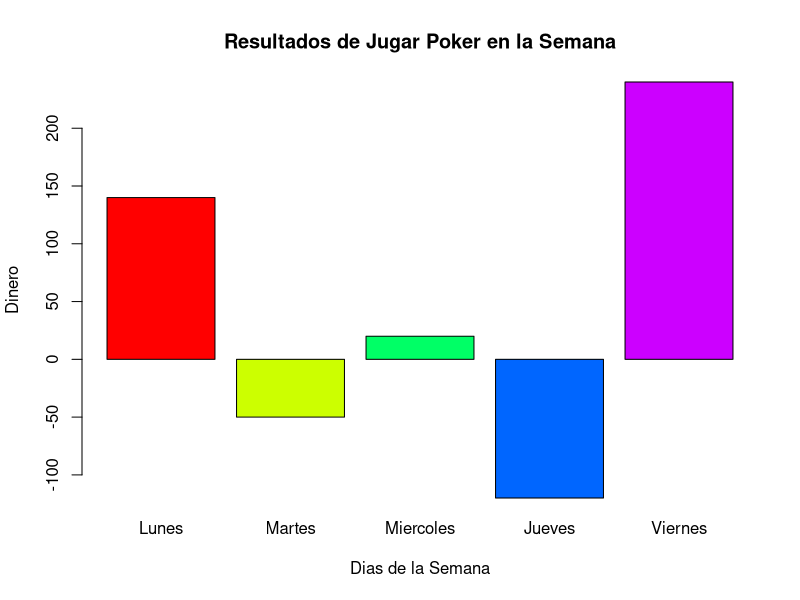

Write R code to recreate this figure.
# Ejercicio 1
# R Acción - Parte 1

#Creamos el vector con los datos
poker_money <- c(140, -50, 20, -120, 240)
# Asignamos nombres con los días de la semana
names(poker_money) = c("Lunes", "Martes", "Miercoles", "Jueves", "Viernes")
# Creamos el gráfico de barras
barplot(poker_money, main = "Resultados de Jugar Poker en la Semana",
    xlab = "Dias de la Semana", ylab= "Dinero", names.arg = names(poker_money),
    col = rainbow(5)
    )